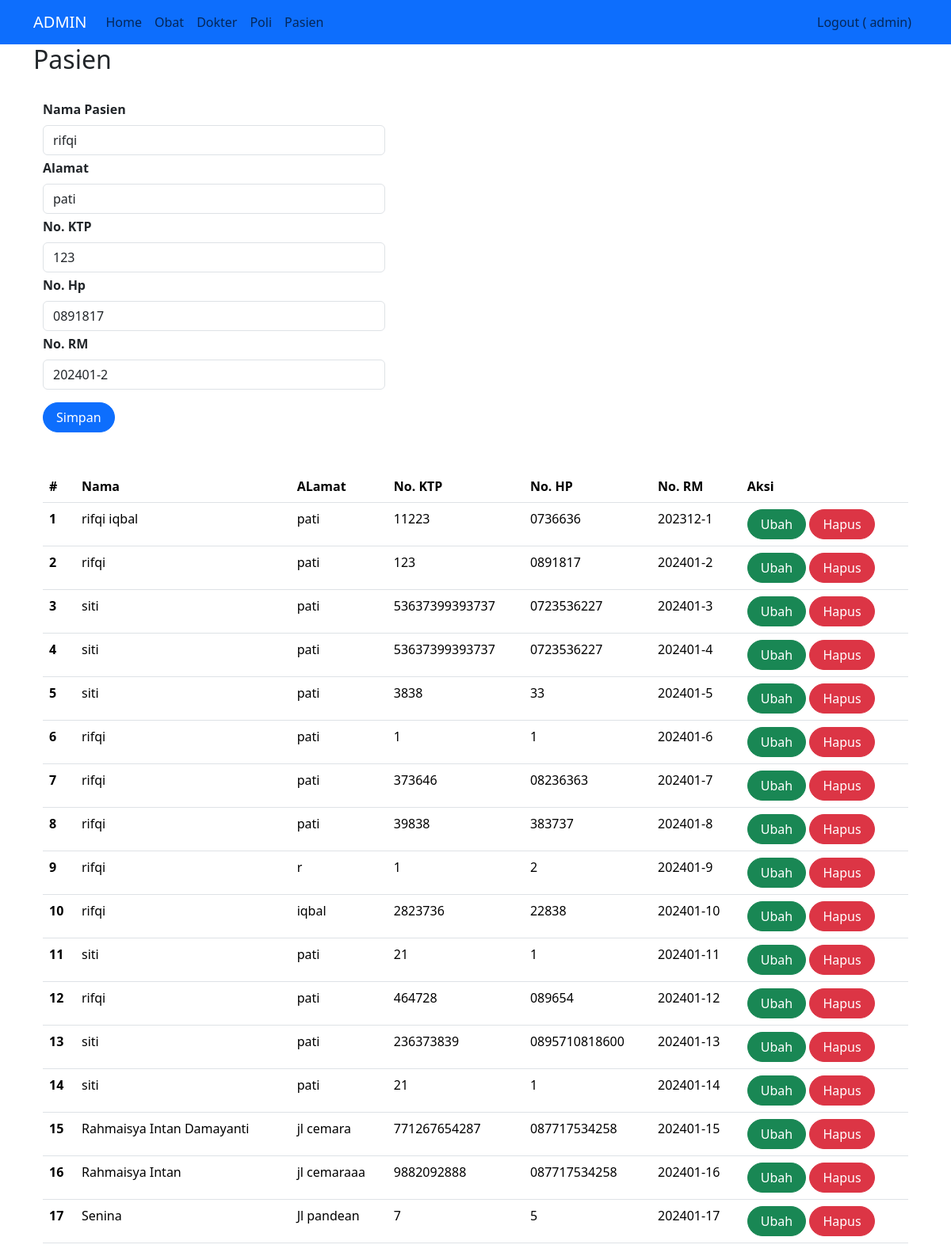
The app's page /index2.php?page=pasien&id=3 (signed in) with its own data.
### tables this page shows
CREATE TABLE `pasien` (
  `id` int(11) NOT NULL,
  `nama` varchar(255) NOT NULL,
  `alamat` varchar(255) NOT NULL,
  `no_ktp` varchar(255) NOT NULL,
  `no_hp` varchar(50) NOT NULL,
  `no_rm` varchar(25) NOT NULL
);

### pasien.php (the view, shortened to what this page needs)
<h2>Pasien</h2>
<br>
<div class="container">
    <form class="form row" style="width: 30rem;" method="POST" action="" name="myForm" onsubmit="return(validate());">
        <?php
        $nama = '';
        $alamat = '';
        $no_ktp = '';
        $no_hp = '';
        $no_rm = '';
        if (isset($_GET['id'])) {
            $ambil = mysqli_query($mysqli, "SELECT * FROM pasien
                    WHERE id='" . $_GET['id'] . "'");
            while ($row = mysqli_fetch_array($ambil)) {
                $nama = $row['nama'];
                $alamat = $row['alamat'];
                $no_ktp = $row['no_ktp'];
                $no_hp = $row['no_hp'];
                $no_rm = $row['no_rm'];
            }
        ?>
        <?php
        }
        ?>
        <div class="row">
            <label for="inputNama" class="form-label fw-bold">
                Nama Pasien
            </label>
            <div>
                <input type="text" class="form-control" name="nama" id="inputNama" placeholder="Nama Pasien" value="<?php echo $nama ?>">
            </div>
        </div>
        <div class="row mt-1">
            <label for="inputAlamat" class="form-label fw-bold">
                Alamat
            </label>
            <div>
                <input type="text" class="form-control" name="alamat" id="inputAlamat" placeholder="Alamat" value="<?php echo $alamat ?>">
            </div>
        </div>
        <div class="row mt-1">
            <label for="inputHarga" class="form-label fw-bold">
                No. KTP
            </label>
            <div>
                <input type="text" class="form-control" name="no_ktp" id="inputKTP" placeholder="No. KTP" value="<?php echo $no_ktp ?>">
            </div>
        </div>
        <div class="row mt-1">
            <label for="inputHarga" class="form-label fw-bold">
                No. Hp
            </label>
            <div>
                <input type="text" class="form-control" name="no_hp" id="inputHp" placeholder="No. Hp" value="<?php echo $no_hp ?>">
            </div>
        </div>
        <div class="row mt-1">
            <label for="inputHarga" class="form-label fw-bold">
                No. RM
            </label>
            <div>
                <input type="text" class="form-control" name="no_rm" id="inputRm" placeholder="No. RM" value="<?php echo $no_rm ?>">
            </div>
        </div>
        <div class="row mt-3">
            <div class=col>
                <button type="submit" class="btn btn-primary rounded-pill px-3 mt-auto" name="simpan">Simpan</button>
            </div>
        </div>
    </form>
    <br>
    <br>
    <table class="table table-hover">
        <thead>
            <tr>
                <th scope="col">#</th>
                <th scope="col">Nama</th>
                <th scope="col">ALamat</th>
                <th scope="col">No. KTP</th>
                <th scope="col">No. HP</th>
                <th scope="col">No. RM</th>
                <th scope="col">Aksi</th>
            </tr>
        </thead>
        <tbody>
            <?php
            $result = mysqli_query($mysqli, "SELECT * FROM pasien");
            $no = 1;
            while ($data = mysqli_fetch_array($result)) {
            ?>
                <tr>
                    <th scope="row"><?php echo $no++ ?></th>
                    <td><?php echo $data['nama'] ?></td>
                    <td><?php echo $data['alamat'] ?></td>
                    <td><?php echo $data['no_ktp'] ?></td>
                    <td><?php echo $data['no_hp'] ?></td>
                    <td><?php echo $data['no_rm'] ?></td>
                    <td>
                        <a class="btn btn-success rounded-pill px-3" href="index2.php?page=pasien&id=<?php echo $data['id'] ?>">Ubah</a>
                        <a class="btn btn-danger rounded-pill px-3" href="index2.php?page=pasien&id=<?php echo $data['id'] ?>&aksi=hapus">Hapus</a>
                    </td>
                </tr>
            <?php
            }
            ?>
        </tbody>
    </table>

### css/style.css (style rules this page uses)
div { display: block; }

### records on screen
pasien: nama "rifqi", alamat "pati", no_ktp "123", no_hp "0891817", no_rm "202401-2"
pasien: nama "rifqi iqbal", alamat "pati", no_ktp "11223", no_hp "0736636", no_rm "202312-1"
pasien: nama "siti", alamat "pati", no_ktp "53637399393737", no_hp "0723536227", no_rm "202401-3"
pasien: nama "siti", alamat "pati", no_ktp "53637399393737", no_hp "0723536227", no_rm "202401-4"
pasien: nama "siti", alamat "pati", no_ktp "3838", no_hp "33", no_rm "202401-5"
pasien: nama "rifqi", alamat "pati", no_ktp "1", no_hp "1", no_rm "202401-6"
pasien: nama "rifqi", alamat "pati", no_ktp "373646", no_hp "08236363", no_rm "202401-7"
pasien: nama "rifqi", alamat "pati", no_ktp "39838", no_hp "383737", no_rm "202401-8"
pasien: nama "rifqi", alamat "r", no_ktp "1", no_hp "2", no_rm "202401-9"
pasien: nama "rifqi", alamat "iqbal", no_ktp "2823736", no_hp "22838", no_rm "202401-10"
pasien: nama "siti", alamat "pati", no_ktp "21", no_hp "1", no_rm "202401-11"
pasien: nama "rifqi", alamat "pati", no_ktp "464728", no_hp "089654", no_rm "202401-12"
pasien: nama "siti", alamat "pati", no_ktp "236373839", no_hp "0895710818600", no_rm "202401-13"
pasien: nama "siti", alamat "pati", no_ktp "21", no_hp "1", no_rm "202401-14"
pasien: nama "Rahmaisya Intan Damayanti", alamat "jl cemara", no_ktp "771267654287", no_hp "087717534258", no_rm "202401-15"
pasien: nama "Rahmaisya Intan", alamat "jl cemaraaa", no_ktp "9882092888", no_hp "087717534258", no_rm "202401-16"
pasien: nama "Senina", alamat "Jl pandean", no_ktp "7", no_hp "5", no_rm "202401-17"

### other values on screen
$_SESSION['username'] "admin"
